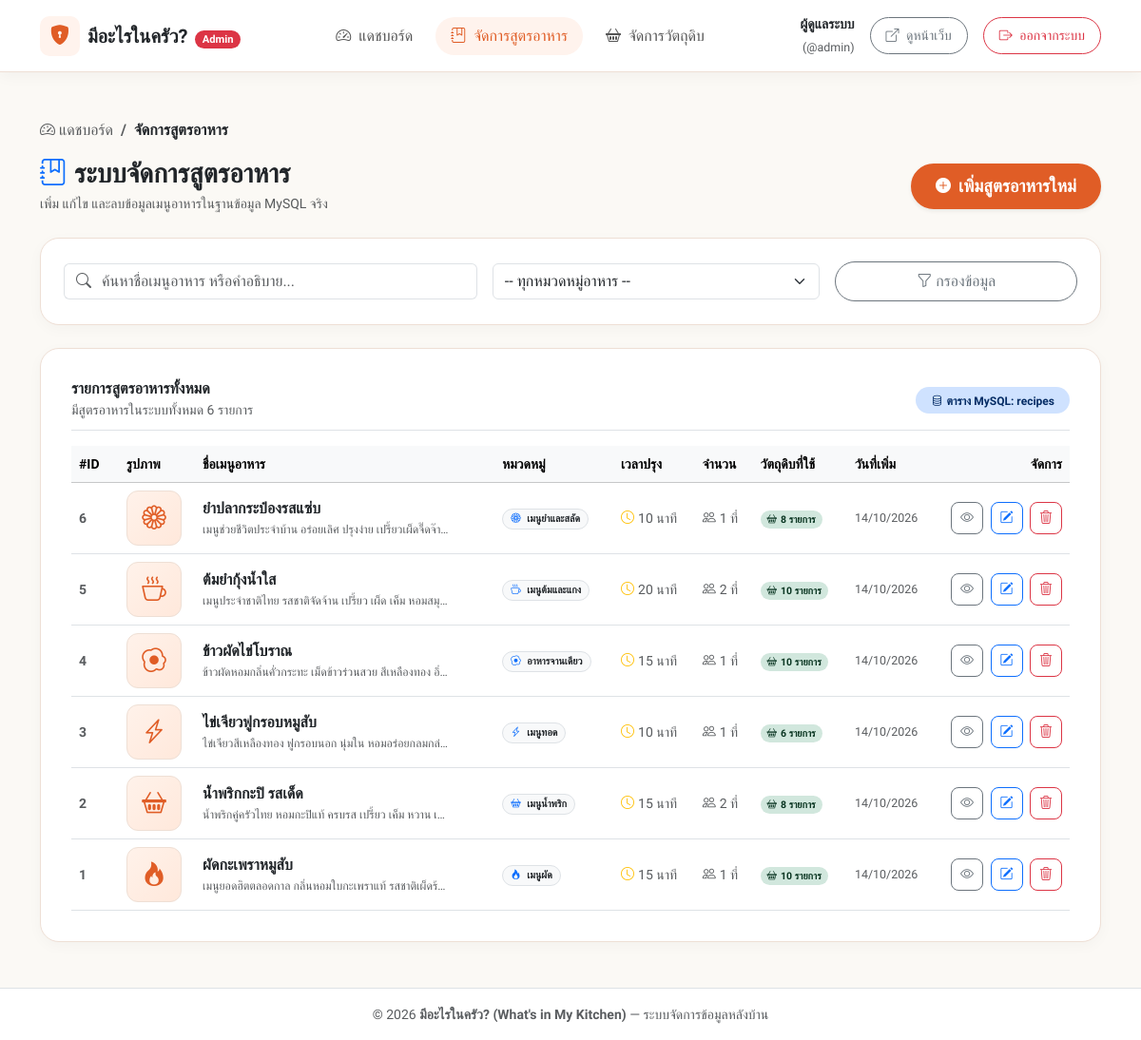
The app's page /admin/recipes.php (signed in) with its own data.
### tables this page shows
CREATE TABLE IF NOT EXISTS `recipes` (
    `id` INT NOT NULL AUTO_INCREMENT,
    `category_id` INT NOT NULL COMMENT 'รหัสหมวดหมู่อาหาร (Foreign Key เชื่อมกับ categories)',
    `title` VARCHAR(200) NOT NULL COMMENT 'ชื่อเมนูอาหาร',
    `description` TEXT DEFAULT NULL COMMENT 'คำอธิบายเมนูอาหารโดยย่อ',
    `image` VARCHAR(255) DEFAULT NULL COMMENT 'ชื่อไฟล์รูปภาพหรือ URL ของรูปภาพ',
    `cooking_time` INT DEFAULT 15 COMMENT 'เวลาที่ใช้ในการปรุงอาหาร (หน่วย: นาที)',
    `servings` INT DEFAULT 1 COMMENT 'จำนวนหน่วยบริโภค (หน่วย: จาน/ที่)',
    `instructions` TEXT NOT NULL COMMENT 'ขั้นตอนและวิธีปรุงอาหารอย่างละเอียด',
    `views` INT NOT NULL DEFAULT 0 COMMENT 'ยอดเข้าชมสูตรอาหาร',
    `created_at` TIMESTAMP NOT NULL DEFAULT CURRENT_TIMESTAMP COMMENT 'วันเวลาที่เพิ่มเมนู',
    `updated_at` TIMESTAMP NOT NULL DEFAULT CURRENT_TIMESTAMP ON UPDATE CURRENT_TIMESTAMP COMMENT 'วันเวลาที่แก้ไขล่าสุด',
    PRIMARY KEY (`id`),
    KEY `idx_recipes_category_id` (`category_id`),
    CONSTRAINT `fk_recipes_category` FOREIGN KEY (`category_id`) 
        REFERENCES `categories` (`id`) 
        ON UPDATE CASCADE 
        ON DELETE RESTRICT
);

CREATE TABLE IF NOT EXISTS `categories` (
    `id` INT NOT NULL AUTO_INCREMENT,
    `name` VARCHAR(100) NOT NULL COMMENT 'ชื่อหมวดหมู่อาหาร',
    `description` TEXT DEFAULT NULL COMMENT 'คำอธิบายหมวดหมู่',
    `icon` VARCHAR(50) DEFAULT 'bi-egg-fried' COMMENT 'คลาสไอคอนจาก Bootstrap Icons เช่น bi-fire, bi-cup-hot',
    `created_at` TIMESTAMP NOT NULL DEFAULT CURRENT_TIMESTAMP COMMENT 'วันเวลาที่สร้าง',
    PRIMARY KEY (`id`),
    UNIQUE KEY `uk_categories_name` (`name`)
);

### admin/recipes.php (the view, shortened to what this page needs)
<?php
require_once __DIR__ . '/auth_check.php';
$adminName = $_SESSION['admin_name'] ?? 'ผู้ดูแลระบบ';
$adminUsername = $_SESSION['admin_username'] ?? 'admin';
$search = trim($_GET['search'] ?? '');
$categoryFilter = isset($_GET['category']) ? filter_var($_GET['category'], FILTER_VALIDATE_INT, ['options' => ['min_range' => 1, 'default' => 0]]) : 0;
if (!$categoryFilter) {
    $categoryFilter = 0;
}
$recipes = [];
$totalRecipes = 0;
try {
    $whereConditions = [];
    $queryParams = [];
    $whereSql = !empty($whereConditions) ? "WHERE " . implode(" AND ", $whereConditions) : "";
    $sql = "
        SELECT
            r.id,
            r.title,
            r.description,
            r.image,
            r.cooking_time,
            r.servings,
            r.created_at,
            c.id AS category_id,
            c.name AS category_name,
            c.icon AS category_icon,
            COUNT(ri.id) AS ingredient_count
        FROM recipes r
        LEFT JOIN categories c ON r.category_id = c.id
        LEFT JOIN recipe_ingredients ri ON r.id = ri.recipe_id
        $whereSql
        GROUP BY r.id
        ORDER BY r.id DESC
    ";
    $stmt = $pdo->prepare($sql);
    $stmt->execute($queryParams);
    $recipes = $stmt->fetchAll();
    $totalRecipes = count($recipes);
} catch (PDOException $e) {
    error_log("Admin Recipe List Error: " . $e->getMessage());
    $flashError = "เกิดข้อผิดพลาดในการโหลดรายการสูตรอาหาร: " . $e->getMessage();
}
?>
<!DOCTYPE html>
<html lang="th">
<head>
    <link href="https://cdn.jsdelivr.net/npm/bootstrap@5.3.3/dist/css/bootstrap.min.css" rel="stylesheet">
    <link rel="stylesheet" href="https://cdn.jsdelivr.net/npm/bootstrap-icons@1.11.3/font/bootstrap-icons.min.css">
    <link rel="stylesheet" href="../assets/css/style.css">
</head>
<body>
    <nav class="admin-navbar sticky-top">
        <div class="container">
            <div class="d-flex align-items-center justify-content-between">
                <a href="index.php" class="text-decoration-none d-flex align-items-center gap-2">
                    <span class="brand-icon" style="background-color: var(--primary-light); color: var(--primary-color); width: 42px; height: 42px; display: inline-flex; align-items: center; justify-content: center; border-radius: 10px; font-size: 1.3rem;">
                        <i class="bi bi-shield-lock-fill"></i>
                    </span>
                    <div>
                        <span class="fw-bold fs-5 text-dark">มีอะไรในครัว?</span>
                        <span class="badge bg-danger rounded-pill ms-1" style="font-size: 0.7rem;">Admin</span>
                    </div>
                </a>
                <div class="d-none d-md-flex align-items-center gap-2">
                    <a href="index.php" class="nav-link nav-pill-admin">
                        <i class="bi bi-speedometer2 me-1"></i> แดชบอร์ด
                    </a>
                    <a href="recipes.php" class="nav-link nav-pill-admin active">
                        <i class="bi bi-journal-bookmark me-1"></i> จัดการสูตรอาหาร
                    </a>
                    <a href="ingredients.php" class="nav-link nav-pill-admin">
                        <i class="bi bi-basket2 me-1"></i> จัดการวัตถุดิบ
                    </a>
                </div>
                <div class="d-flex align-items-center gap-2 gap-md-3">
                    <div class="d-none d-lg-block text-end">
                        <span class="d-block small fw-bold text-dark"><?php echo htmlspecialchars($adminName); ?></span>
                        <small class="text-muted" style="font-size: 0.78rem;">(@<?php echo htmlspecialchars($adminUsername); ?>)</small>
                    </div>
                    <a href="../recipes.php" target="_blank" class="btn btn-sm btn-outline-secondary rounded-pill px-3 py-2" title="เปิดดูหน้ารายการสูตรอาหารหน้าบ้าน">
                        <i class="bi bi-box-arrow-up-right me-1"></i>
                        <span class="d-none d-sm-inline">ดูหน้าเว็บ</span>
                    </a>
                    <a href="logout.php" class="btn btn-sm btn-outline-danger rounded-pill px-3 py-2" onclick="return confirm('คุณต้องการออกจากระบบใช่หรือไม่?');">
                        <i class="bi bi-box-arrow-right me-1"></i>
                        <span>ออกจากระบบ</span>
                    </a>
                </div>
            </div>
        </div>
    </nav>
    <main class="py-4 py-md-5 flex-grow-1">
        <div class="container">
            <nav aria-label="breadcrumb" class="mb-3">
                <ol class="breadcrumb small">
                    <li class="breadcrumb-item"><a href="index.php" class="text-decoration-none text-muted"><i class="bi bi-speedometer2 me-1"></i>แดชบอร์ด</a></li>
                    <li class="breadcrumb-item active text-dark fw-semibold" aria-current="page">จัดการสูตรอาหาร</li>
                </ol>
            </nav>
            <div class="d-flex flex-wrap justify-content-between align-items-center gap-3 mb-4">
                <div>
                    <h1 class="h3 fw-bold text-dark mb-1">
                        <i class="bi bi-journal-bookmark text-primary me-2"></i>ระบบจัดการสูตรอาหาร
                    </h1>
                    <p class="text-muted small mb-0">เพิ่ม แก้ไข และลบข้อมูลเมนูอาหารในฐานข้อมูล MySQL จริง</p>
                </div>
                <div>
                    <a href="recipe_add.php" class="btn btn-kitchen-primary rounded-pill px-4 py-2 shadow-sm d-inline-flex align-items-center gap-2">
                        <i class="bi bi-plus-circle-fill fs-6"></i>
                        <span class="fw-semibold">เพิ่มสูตรอาหารใหม่</span>
                    </a>
                </div>
            </div>
            <div class="content-box mb-4 p-3 p-md-4">
                <form method="GET" action="recipes.php" class="row g-3 align-items-center">
                    <div class="col-12 col-md-5">
                        <div class="input-group">
                            <span class="input-group-text bg-white border-end-0 text-muted">
                                <i class="bi bi-search"></i>
                            </span>
                            <input type="text" name="search" class="form-control border-start-0 ps-0" placeholder="ค้นหาชื่อเมนูอาหาร หรือคำอธิบาย..." value="<?php echo htmlspecialchars($search); ?>">
                        </div>
                    </div>
                    <div class="col-12 col-sm-6 col-md-4">
                        <select name="category" class="form-select">
                            <option value="0">-- ทุกหมวดหมู่อาหาร --</option>
                        </select>
                    </div>
                    <div class="col-12 col-sm-6 col-md-3 d-flex gap-2">
                        <button type="submit" class="btn btn-outline-secondary rounded-pill px-3 py-2 flex-grow-1">
                            <i class="bi bi-funnel me-1"></i>กรองข้อมูล
                        </button>
                    </div>
                </form>
            </div>
            <div class="content-box">
                <div class="d-flex flex-wrap justify-content-between align-items-center mb-3 pb-2 border-bottom gap-2">
                    <div>
                        <h2 class="h6 fw-bold text-dark mb-0">
                            รายการสูตรอาหารทั้งหมด
                        </h2>
                        <small class="text-muted">
                            <?php if ($search !== '' || $categoryFilter > 0): ?>
                                แสดงผลการกรอง <?php echo number_format($totalRecipes); ?> รายการ
                            <?php else: ?>
                                มีสูตรอาหารในระบบทั้งหมด <?php echo number_format($totalRecipes); ?> รายการ
                            <?php endif; ?>
                        </small>
                    </div>
                    <span class="badge bg-primary-subtle text-primary-emphasis rounded-pill px-3 py-2 small">
                        <i class="bi bi-database me-1"></i>ตาราง MySQL: recipes
                    </span>
                </div>
                <?php if (!empty($recipes)): ?>
                    <div class="table-responsive">
                        <table class="table table-hover align-middle mb-0">
                            <thead class="table-light small">
                                <tr>
                                    <th style="width: 50px;">#ID</th>
                                    <th style="width: 80px;">รูปภาพ</th>
                                    <th>ชื่อเมนูอาหาร</th>
                                    <th>หมวดหมู่</th>
                                    <th>เวลาปรุง</th>
                                    <th>จำนวน</th>
                                    <th>วัตถุดิบที่ใช้</th>
                                    <th>วันที่เพิ่ม</th>
                                    <th class="text-end" style="width: 140px;">จัดการ</th>
                                </tr>
                            </thead>
                            <tbody class="small">
                                <?php foreach ($recipes as $r): ?>
                                    <?php
                                    $hasImg = false;
                                    $imgPath = '';
                                    ?>
                                    <tr>
                                        <td class="text-muted fw-bold"><?php echo (int) $r['id']; ?></td>
                                        <td>
                                            <?php if ($hasImg): ?>
                                                <img src="<?php echo htmlspecialchars($imgPath); ?>" alt="<?php echo htmlspecialchars($r['title']); ?>" class="recipe-thumb">
                                            <?php else: ?>
                                                <div class="recipe-thumb-fallback">
                                                    <i class="bi <?php echo !empty($r['category_icon']) ? htmlspecialchars($r['category_icon']) : 'bi-egg-fried'; ?>"></i>
                                                </div>
                                            <?php endif; ?>
                                        </td>
                                        <td>
                                            <div class="fw-bold text-dark fs-6"><?php echo htmlspecialchars($r['title']); ?></div>
                                            <?php if (!empty($r['description'])): ?>
                                                <small class="text-muted d-block text-truncate" style="max-width: 260px;">
                                                    <?php echo htmlspecialchars($r['description']); ?>
                                                </small>
                                            <?php endif; ?>
                                        </td>
                                        <td>
                                            <span class="badge bg-light text-dark border rounded-pill px-2 py-1">
                                                <i class="bi <?php echo !empty($r['category_icon']) ? htmlspecialchars($r['category_icon']) : 'bi-tag'; ?> me-1 text-primary"></i>
                                                <?php echo htmlspecialchars($r['category_name'] ?? 'ไม่มีหมวดหมู่'); ?>
                                            </span>
                                        </td>
                                        <td>
                                            <span class="text-nowrap text-muted">
                                                <i class="bi bi-clock text-warning me-1"></i><?php echo (int) $r['cooking_time']; ?> นาที
                                            </span>
                                        </td>
                                        <td>
                                            <span class="text-nowrap text-muted">
                                                <i class="bi bi-people me-1"></i><?php echo (int) $r['servings']; ?> ที่
                                            </span>
                                        </td>
                                        <td>
                                            <span class="badge <?php echo ((int)$r['ingredient_count'] > 0) ? 'bg-success-subtle text-success-emphasis' : 'bg-secondary-subtle text-secondary-emphasis'; ?> rounded-pill">
                                                <i class="bi bi-basket2 me-1"></i><?php echo (int) $r['ingredient_count']; ?> รายการ
                                            </span>
                                        </td>
                                        <td class="text-muted text-nowrap" style="font-size: 0.78rem;">
                                            <?php echo date('d/m/Y', strtotime($r['created_at'])); ?>
                                        </td>
                                        <td class="text-end text-nowrap">
                                            <a href="../recipe_detail.php?id=<?php echo (int) $r['id']; ?>" target="_blank" class="btn btn-sm btn-outline-secondary action-btn" title="เปิดดูสูตรอาหารบนหน้าเว็บ">
                                                <i class="bi bi-eye"></i>
                                            </a>
                                            <a href="recipe_edit.php?id=<?php echo (int) $r['id']; ?>" class="btn btn-sm btn-outline-primary action-btn ms-1" title="แก้ไขข้อมูลสูตรอาหาร">
                                                <i class="bi bi-pencil-square"></i>
                                            </a>
                                            <button type="button" class="btn btn-sm btn-outline-danger action-btn ms-1" title="ลบสูตรอาหารนี้"
                                                    data-bs-toggle="modal"
                                                    data-bs-target="#deleteModal"
                                                    data-id="<?php echo (int) $r['id']; ?>"
                                                    data-title="<?php echo htmlspecialchars($r['title'], ENT_QUOTES); ?>"
                                                    data-ingredients="<?php echo (int) $r['ingredient_count']; ?>">
                                                <i class="bi bi-trash3"></i>
                                            </button>
                                        </td>
                                    </tr>
                                <?php endforeach; ?>
                            </tbody>
                        </table>
                    </div>
                <?php endif; ?>
            </div>
        </div>
    </main>
    <footer class="py-3 bg-white border-top text-center text-muted small mt-auto">
        <div class="container">
            <span>&copy; <?php echo date('Y'); ?> <strong>มีอะไรในครัว? (What's in My Kitchen)</strong> — ระบบจัดการข้อมูลหลังบ้าน</span>
        </div>
    </footer>
</body>
</html>

### records on screen
recipes: id "6", title "ยำปลากระป๋องรสแซ่บ", description "เมนูช่วยชีวิตประจำบ้าน อร่อยเลิศ ปรุงง่าย เปรี้ยวเผ็ดจี๊ดจ๊า…", category.name "เมนูยำและสลัด", cooking_time "10", servings "1", ingredient_count "8", created_at "14/10/2026"
recipes: id "5", title "ต้มยำกุ้งน้ำใส", description "เมนูประจำชาติไทย รสชาติจัดจ้าน เปรี้ยว เผ็ด เค็ม หอมสมุ…", category.name "เมนูต้มและแกง", cooking_time "20", servings "2", ingredient_count "10", created_at "14/10/2026"
recipes: id "4", title "ข้าวผัดไข่โบราณ", description "ข้าวผัดหอมกลิ่นคั่วกระทะ เม็ดข้าวร่วนสวย สีเหลืองทอง อิ่…", category.name "อาหารจานเดียว", cooking_time "15", servings "1", ingredient_count "10", created_at "14/10/2026"
recipes: id "3", title "ไข่เจียวฟูกรอบหมูสับ", description "ไข่เจียวสีเหลืองทอง ฟูกรอบนอก นุ่มใน หอมอร่อยกลมกล่…", category.name "เมนูทอด", cooking_time "10", servings "1", ingredient_count "6", created_at "14/10/2026"
recipes: id "2", title "น้ำพริกกะปิ รสเด็ด", description "น้ำพริกคู่ครัวไทย หอมกะปิแท้ ครบรส เปรี้ยว เค็ม หวาน เ…", category.name "เมนูน้ำพริก", cooking_time "15", servings "2", ingredient_count "8", created_at "14/10/2026"
recipes: id "1", title "ผัดกะเพราหมูสับ", description "เมนูยอดฮิตตลอดกาล กลิ่นหอมใบกะเพราแท้ รสชาติเผ็ดร้…", category.name "เมนูผัด", cooking_time "15", servings "1", ingredient_count "10", created_at "14/10/2026"

### other values on screen
$adminName "ผู้ดูแลระบบ"
$adminUsername "admin"
$totalRecipes "6"
